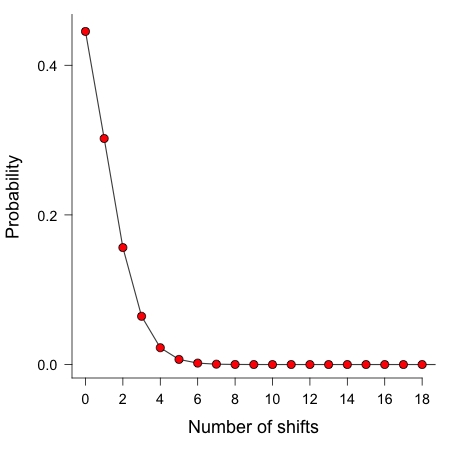

This chart was generated by the following R code:
library(BAMMtools)

prob.k <- function(k, poissonRatePrior=1)	{
	Denom <- (poissonRatePrior + 1)^(k+1)
	Prob <- poissonRatePrior / Denom
	return(Prob)
}

png(file = 'rateshifts_prior.png', width=450, height=450);

obsK <- seq(from=0, to=19, by=1)
expectedNumberofShifts <- 1

priorD <- sapply(obsK, prob.k, poissonRatePrior=1/expectedNumberofShifts)

par(mar=c(5,5,1,1))
plot(1, 1, xlim=c(0,max(obsK)), ylim=c(0,0.5), type='n', xlab="Number of shifts", ylab="Probability")
points(obsK, priorD, pch=21, bg='red', type='b')

dev.off();

##### 

png(file = 'rateshifts_prior_0.1.png', width=450, height=450);


obsK <- seq(from=0, to=19, by=1)
expectedNumberofShifts <- 10

priorD <- sapply(obsK, prob.k, poissonRatePrior=1/expectedNumberofShifts)

par(mar=c(5,5,1,1))
plot(1, 1, xlim=c(0,max(obsK)), ylim=c(0,0.5), type='n', xlab="Number of shifts", ylab="Probability")
points(obsK, priorD, pch=21, bg='red', type='b')

dev.off();



